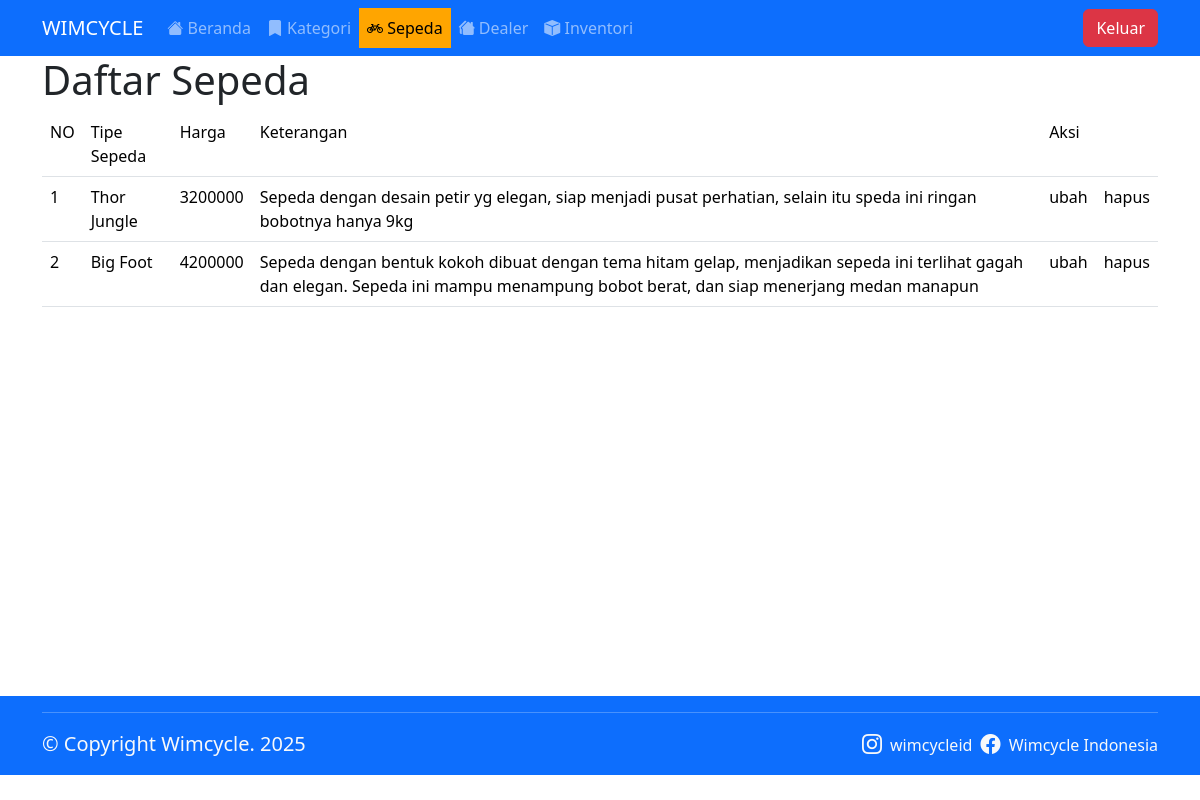
The page /wim_rehannn/sepeda/show_sepeda.php (signed in) on the database its author committed.
### tables this page shows
CREATE TABLE `tb_sepeda` (
  `id_sepeda` int(11) NOT NULL,
  `tipe_sepeda` varchar(50) NOT NULL,
  `harga` int(11) NOT NULL,
  `gambar` text NOT NULL,
  `ket_sepeda` text NOT NULL,
  `id_kategori` int(11) NOT NULL
);

### wim_rehannn/sepeda/show_sepeda.php (the view, shortened to what this page needs)
<?php
include "../includes/header.php";
include "../includes/koneksi.php";
?>
<?php
if (isset($_SESSION['level'])) {
    ?>
    <div class="container vh-custom">
        <h1>Daftar Sepeda</h1>
        <table class="table tb-dark">
            <tr>
                <td>NO</td>
                <td>Tipe Sepeda</td>
                <td>Harga</td>
                <td>Keterangan</td>
                <td colspan="2">Aksi</td>
            </tr>
            <?php
                $sql = "SELECT * FROM tb_sepeda";
                $sql_eksekusi = mysqli_query($koneksi, $sql);
                $no = 1;
                while ($data = mysqli_fetch_array($sql_eksekusi)) {
                    ?>
                <tr>
                    <td><?= $no++; ?></td>
                    <td><?= $data['tipe_sepeda']; ?></td>
                    <td><?= $data['harga']; ?></td>
                    <td><?= $data['ket_sepeda']; ?></td>
                    <td>ubah</td>
                    <td>hapus</td>
                </tr>
            <?php
                }
                ?>
        </table>
    </div>
<?php
}
include "../includes/footer.php";
?>

### wim_rehannn/includes/header.php (shortened to what this page needs)
<!DOCTYPE html>
<html lang="en">
<head>
    <link rel="stylesheet" href="<?= base_url; ?>/bootstrap/css/bootstrap.css">
    <link rel="stylesheet" href="<?= base_url; ?>/bootstrap-icons/bootstrap-icons.css">
</head>
<body>
     <nav class="navbar navbar-expand-lg bg-primary" data-bs-theme='dark'>
        <div class="container-fluid container">
            <a class="navbar-brand" href="#">WIMCYCLE</a>
            <div class="collapse navbar-collapse" id="navbarSupportedContent">
            <ul class="navbar-nav me-auto mb-2 mb-lg-0">
                <li class="nav-item">
                <a class="nav-link <?php if($_SESSION['menu']=="Beranda") { echo "active"; } ?>" aria-current="page" href="<?= base_url; ?>">
                    <i class="bi bi-house-fill"></i> Beranda
                </a>
                </li>
                <li class="nav-item">
                <a class="nav-link <?php if($_SESSION['menu']=="Kategori") { echo "active"; } ?>" href="<?= base_url; ?>kategori/show_kategori.php">
                    <i class="bi bi-bookmark-fill"></i> Kategori
                </a>
                </li>
                <li class="nav-item">
                <a class="nav-link <?php if($_SESSION['menu']=="Sepeda") { echo "active"; } ?>" href="<?= base_url; ?>sepeda/show_sepeda.php">
                    <i class="bi bi-bicycle"></i> Sepeda
                </a>
                </li>
                <li class="nav-item">
                <a class="nav-link <?php if($_SESSION['menu']=="Dealer") { echo "active"; } ?>" href="<?= base_url; ?>dealer/show_dealer.php">
                    <i class="bi bi-houses-fill"></i> Dealer
                </a>
                </li>
                <li class="nav-item">
                <a class="nav-link <?php if($_SESSION['menu']=="Inventori") { echo "active"; } ?>" href="<?= base_url; ?>inventori/show_inventori.php">
                    <i class="bi bi-box-fill"></i> Inventori
                </a>
                </li>
            </ul>
            <?php
                if(isset($_SESSION['level']))
                {
            ?>
                    <a href="<?= base_url."login/logout.php"; ?>" class="btn btn-danger">Keluar</a>
            <?php
                }
            ?>
            </div>
        </div>
        </nav>

### wim_rehannn/includes/footer.php (shortened to what this page needs)
     <div class="row bg-primary text-light m-0">
        <div class="col-12">
            <div class="container">
                <hr>
                <div class="row">
                    <div class="col-8">
                        <p class="fs-5">&copy; Copyright Wimcycle. 2025</p>
                    </div>
                    <div class="col-4 text-end">
                        <a href="http://instagram.com" class="text-light text-decoration-none" target="blank">
                            <i class="bi bi-instagram fs-5 mx-1"></i> wimcycleid
                        </a>
                        <a href="http://facebook.com" class="text-light text-decoration-none" target="blank">
                            <i class="bi bi-facebook fs-5 mx-1"></i> Wimcycle Indonesia
                        </a>
                    </div>
                </div>
            </div>
        </div>
     </div>
</body>
</html>

### wim_rehannn/includes/header.php (style rules this page uses)
.vh-custom { min-height: 80vh; }
.active { background: orange; color:black !important; }

### rows shown on the page
tb_sepeda: tipe_sepeda "Thor Jungle", harga "3200000", ket_sepeda "Sepeda dengan desain petir yg elegan, siap menjadi pusat perhatian, selain itu speda ini ringan bobotnya hanya 9kg"
tb_sepeda: tipe_sepeda "Big Foot", harga "4200000", ket_sepeda "Sepeda dengan bentuk kokoh dibuat dengan tema hitam gelap, menjadikan sepeda ini terlihat gagah dan elegan. Sepeda ini mampu menampung bobot berat, dan siap menerjang medan manapun"
